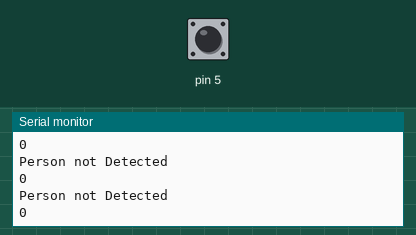
This sketch was run on a simulated Arduino Uno, built with avr-gcc and run on an emulated ATmega328P. Parts: the last lines printed to the serial monitor. The test bench sets the inputs (shaded band); at power-on: pin 5 LOW.

Above: at 1.2 s.
1.3 s: pin 5 driven HIGH
At 1.8 s:
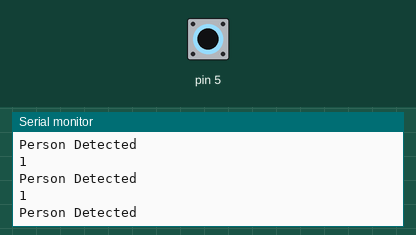
2.8 s: pin 5 driven LOW
At 3.5 s:
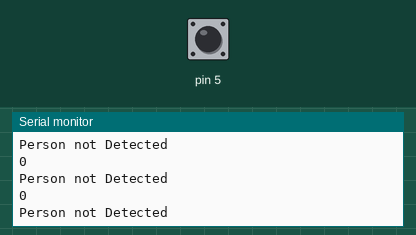
5.8 s: pin 5 pulsed HIGH 2 times (0.12 s each, 0.3 s apart)
9.4 s: pin 5 pulsed HIGH 5 times (0.12 s each, 0.3 s apart)
19.9 s: pin 5 driven HIGH
At 21.0 s:
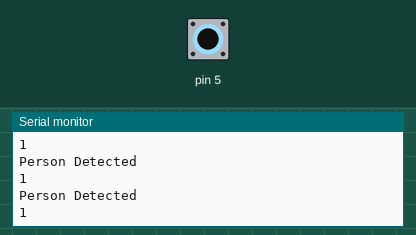

The sketch:

pir-sensor.ino
```cpp
void setup() {
 pinMode(5,INPUT);
 Serial.begin(9600);
}

void loop() {
 int m=digitalRead(5);
 Serial.println(m);
 if (m==1)
  Serial.println("Person Detected");
 else
  Serial.println("Person not Detected");
}
```

Measured:
- after the input at 1.3 s, the serial monitor: prints a new line after 0.07 s (image 1)
- after the input at 19.9 s, the serial monitor: prints a new line after 0.08 s (image 3)
